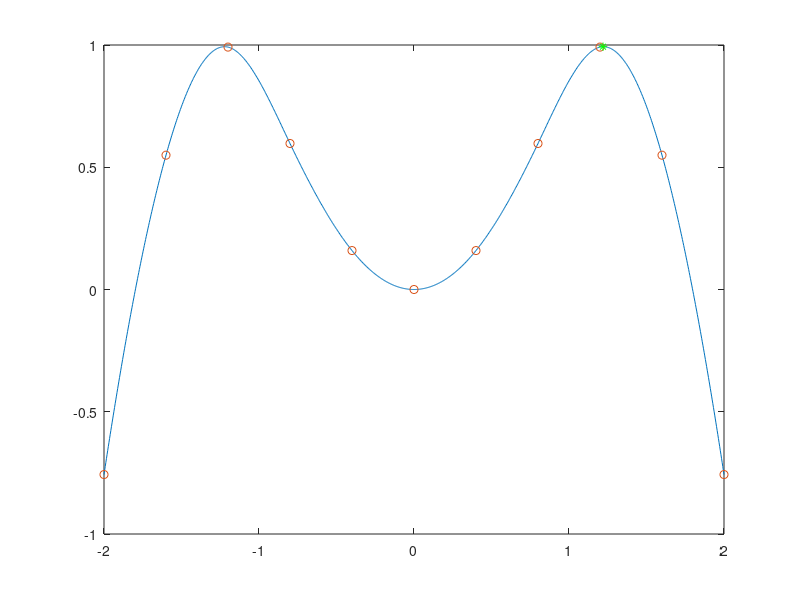

MATLAB code for this plot:
% Interpolacion con splines cubicos tipo Not-a-Knot
% el vector x contiene las abscisas, el vector y contiene las ordenadas.
% Calcular el punto sobre la grafica del spline con mayor curvatura.
x=linspace(-2,2,11);
%y=1./(1+4*x.*x);
y=sin(x.*x);
t=linspace(min(x),max(x),1000);
s=spline(x,y,t);

Curvatura=zeros(1,998);
% Este metodo es sumamente tardado.
h=t(2)-t(1);
for i=2:999
    sp=(s(i+1)-s(i-1))/(2*h);
    spp=(s(i+1)-2*s(i)+s(i-1))/(h*h);
    Curvatura(i-1)=abs(spp)/(1+sp*sp)^(3/2);
end
[r,Indice]=max(Curvatura);
Indice=Indice+1;
plot(t,s,x,y,'o',t(Indice),s(Indice),'g*');
